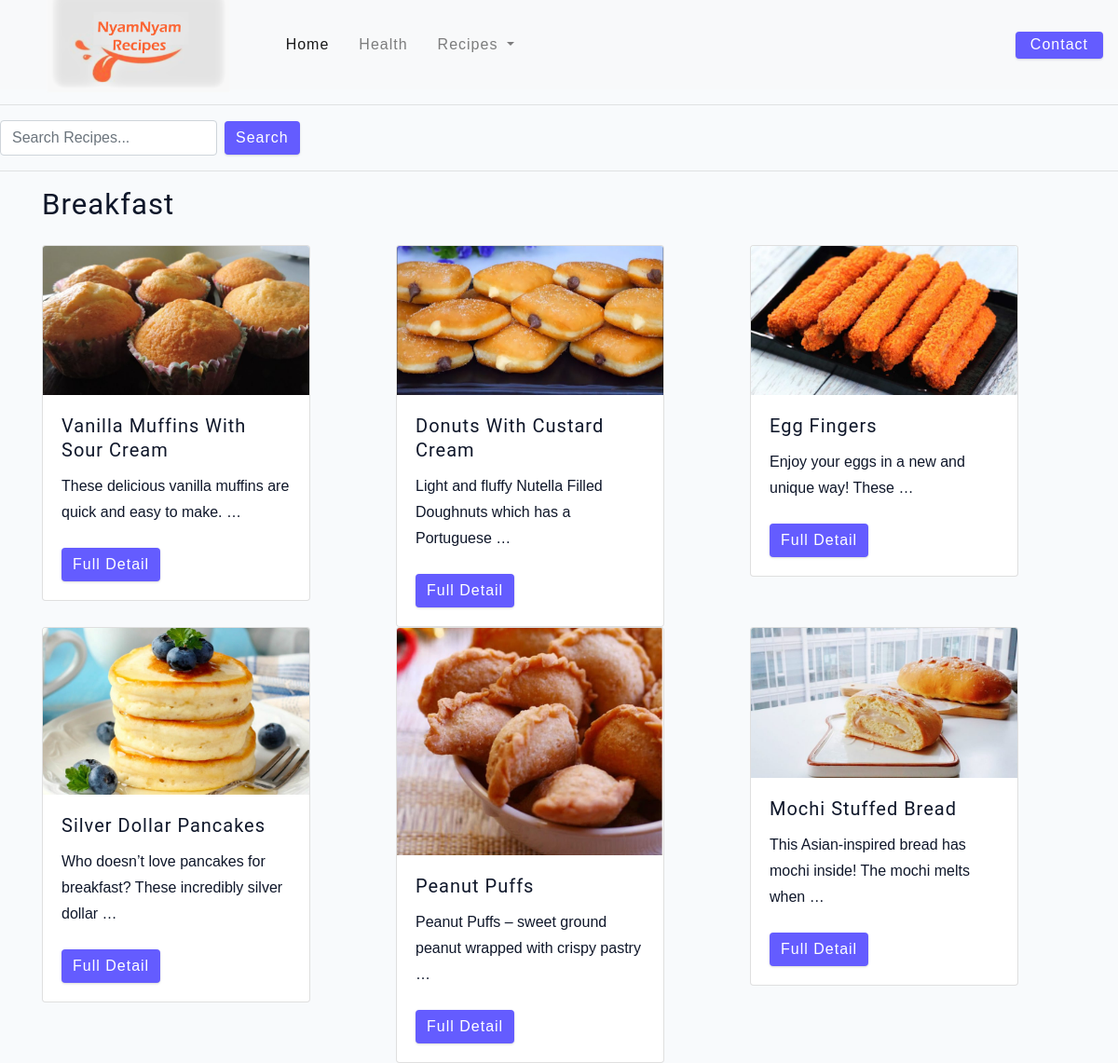
Page /breakfast/ on the committed database.
### recipes/models.py (models this page shows)
class Breakfast(models.Model):
    Title = models.CharField(max_length=255)
    Image = models.ImageField(upload_to="recipe")
    Description = models.TextField()
    Instructions = models.TextField()
    Ingredients = models.TextField()
    PrepTime = models.CharField(max_length=5)
    CookTime = models.CharField(max_length=5)
    Servings = models.CharField(max_length=5)
    Price = models.FloatField()
    Quantity = models.IntegerField()

### recipes/views.py (the view)
# urls.py: path("breakfast/", views.breakfast, name="breakfast"),
def breakfast(request):
    breakfast = Breakfast.objects.all()
    context = {'breakfast':breakfast}
    return render(request, "breakfast.html", context)

### templates/breakfast.html
{% extends 'main.html' %}
{% load static %}
{% block content %}
    <h3>breakfast</h3>
    <div class="row">
        {% for breakfast in breakfast %}
            <div class =col>
                <div class="card" style="width: 18rem;">
                    <img src="{{ breakfast.Image.url }}" class="card-img-top" alt="..."/>
                    <div class="card-body">
                        <h5 class="card-title">{{ breakfast.Title }}</h5>
                        <p class="card-text">{{ breakfast.Description|truncatewords:10 }}</p>
                        <a href="{% url 'single_breakfast' breakfast.id %}" class="btn btn-primary">Full Detail</a>
                    </div>
                </div>
            </div>
        {% endfor %}
    </div>
{% endblock content %}

### static/css/main.css (style rules this page uses)
html { font-size: 100%; }
:root { --primary-100: #e2e0ff; --primary-200: #c1beff; --primary-300: #a29dff; --primary-400: #837dff; --primary-500: #645cff; --primary-600: #504acc; --primary-700: #3c3799; --primary-800: #282566; --primary-900: #141233; --grey-50: #f8fafc; --grey-100: #f1f5f9; --grey-200: #e2e8f0; --grey-300: #cbd5e1; --grey-400: #94a3b8; --grey-500: #64748b; --grey-600: #475569; --grey-700: #334155; --grey-800: #1e293b; --grey-900: #0f172a; --black: #222; --white: #fff; --red-light: #f8d7da; --red-dark: #842029; --green-light: #d1e7dd; --green-dark: #0f5132; --headingFont: 'Roboto', sans-serif; --bodyFont: 'Nunito', sans-serif; --smallText: 0.7em; --backgroundColor: var(--grey-50); --textColor: var(--grey-900); --borderRadius: 0.25rem; --letterSpacing: 1px; --transition: 0.3s ease-in-out all; --max-width: 1120px; --fixed-width: 600px; --shadow-1: 0 1px 3px 0 rgba(0, 0, 0, 0.1), 0 1px 2px 0 rgba(0, 0, 0, 0.06); --shadow-2: 0 4px 6px -1px rgba(0, 0, 0, 0.1), 0 2px 4px -1px rgba(0, 0, 0, 0.06); --shadow-3: 0 10px 15px -3px rgba(0, 0, 0, 0.1), 0 4px 6px -2px rgba(0, 0, 0, 0.05); --shadow-4: 0 20px 25px -5px rgba(0, 0, 0, 0.1), 0 10px 10px -5px rgba(0, 0, 0, 0.04); }
body { background: var(--backgroundColor); font-family: var(--bodyFont); font-weight: 400; line-height: 1.75; color: var(--textColor); }
p { margin-top: 0; margin-bottom: 1.5rem; max-width: 40em; }
h1, h2, h3, h4, h5 { margin: 0; margin-bottom: 1.38rem; font-family: var(--headingFont); font-weight: 400; line-height: 1.3; text-transform: capitalize; letter-spacing: var(--letterSpacing); }
h3 { font-size: 1.953rem; }
h5 { font-size: 1.25rem; }
a { text-decoration: none; }
.btn { cursor: pointer; color: var(--white); background: var(--primary-500); border: transparent; border-radius: var(--borderRadius); letter-spacing: var(--letterSpacing); padding: 0.375rem 0.75rem; box-shadow: var(--shadow-1); transition: var(--transtion); text-transform: capitalize; display: inline-block; }
::placeholder { font-family: inherit; color: var(--grey-400); }

### rows in the picture
Breakfast: Image (picture), Title "Vanilla Muffins With Sour Cream", Description "These delicious vanilla muffins are quick and easy to make. …"
Breakfast: Image (picture), Title "Donuts With Custard Cream", Description "Light and fluffy Nutella Filled Doughnuts which has a Portuguese …"
Breakfast: Image (picture), Title "Egg Fingers", Description "Enjoy your eggs in a new and unique way! These …"
Breakfast: Image (picture), Title "Silver Dollar Pancakes", Description "Who doesn’t love pancakes for breakfast? These incredibly silver dollar …"
Breakfast: Image (picture), Title "Peanut Puffs", Description "Peanut Puffs – sweet ground peanut wrapped with crispy pastry …"
Breakfast: Image (picture), Title "Mochi Stuffed Bread", Description "This Asian-inspired bread has mochi inside! The mochi melts when …"
